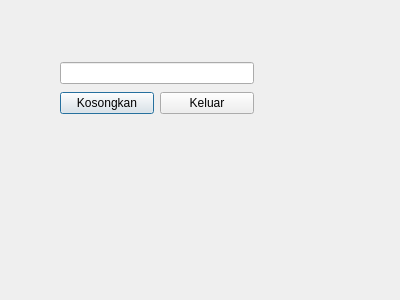
<?xml version="1.0" encoding="UTF-8"?>
<ui version="4.0">
 <class>Dialog</class>
 <widget class="QDialog" name="Dialog">
  <property name="geometry">
   <rect>
    <x>0</x>
    <y>0</y>
    <width>400</width>
    <height>300</height>
   </rect>
  </property>
  <property name="windowTitle">
   <string>Dialog</string>
  </property>
  <widget class="QWidget" name="">
   <property name="geometry">
    <rect>
     <x>60</x>
     <y>60</y>
     <width>194</width>
     <height>58</height>
    </rect>
   </property>
   <layout class="QGridLayout" name="gridLayout">
    <item row="0" column="0" colspan="2">
     <widget class="QLineEdit" name="lineEdit"/>
    </item>
    <item row="1" column="0">
     <widget class="QPushButton" name="pushButton">
      <property name="text">
       <string>Kosongkan</string>
      </property>
     </widget>
    </item>
    <item row="1" column="1">
     <widget class="QPushButton" name="pushButton_2">
      <property name="text">
       <string>Keluar</string>
      </property>
     </widget>
    </item>
   </layout>
  </widget>
 </widget>
 <resources/>
 <connections>
  <connection>
   <sender>pushButton</sender>
   <signal>clicked()</signal>
   <receiver>lineEdit</receiver>
   <slot>clear()</slot>
   <hints>
    <hint type="sourcelabel">
     <x>91</x>
     <y>96</y>
    </hint>
    <hint type="destinationlabel">
     <x>91</x>
     <y>72</y>
    </hint>
   </hints>
  </connection>
  <connection>
   <sender>pushButton_2</sender>
   <signal>clicked()</signal>
   <receiver>Dialog</receiver>
   <slot>reject()</slot>
   <hints>
    <hint type="sourcelabel">
     <x>233</x>
     <y>106</y>
    </hint>
    <hint type="destinationlabel">
     <x>227</x>
     <y>166</y>
    </hint>
   </hints>
  </connection>
 </connections>
</ui>
